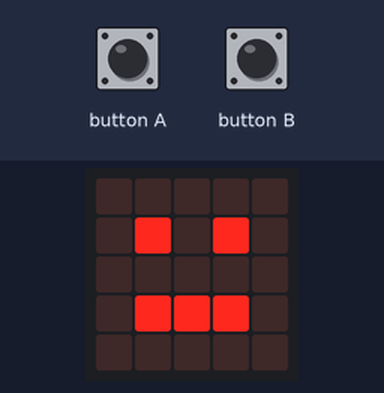
The program below on a simulated BBC micro:bit running MicroPython. Shown: the board's 5×5 LED display. The inputs (shaded band) are chosen by the test bench.

Above: at 1.2 s.
1.3 s: button A pressed for 0.15 s
At 1.37 s:
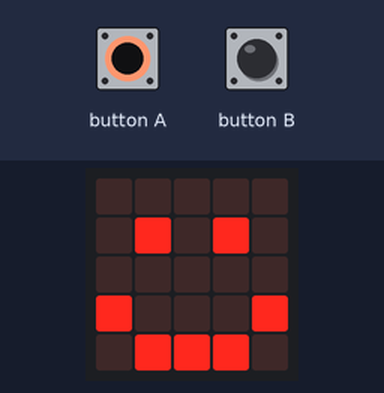
2.9 s: button B pressed for 0.15 s
At 2.97 s:
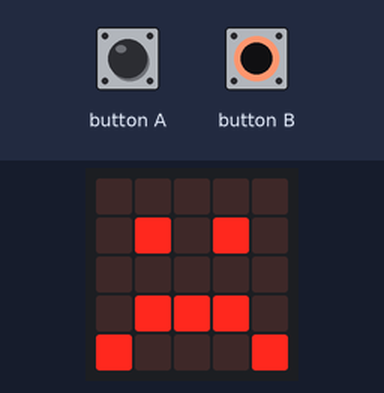
4.5 s: button B pressed for 3.2 s
9.2 s: button A pressed for 3.2 s
At 10.0 s:
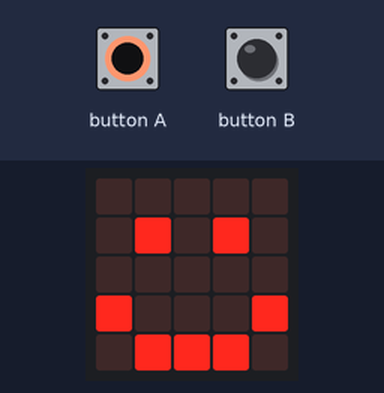
Timing chart, 0 to 12.2 s (numbered marks = the images above; inputs shaded):
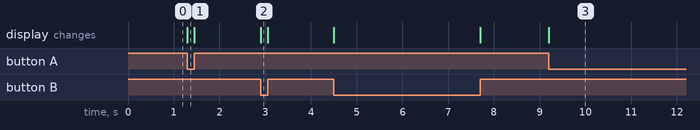

The program:

010_image_custom.py
```python
from microbit import *

# Create a new image - use 0 for pixel off and 9 for pixel on
# Don't forget the : at the end of the first 4 lines (not the last line)

face = Image(
  "00000:"
  "09090:"
  "00000:"
  "09990:"
  "00000")

while True:
  while button_a.is_pressed():
    display.show(Image.HAPPY)
  while button_b.is_pressed():
    display.show(Image.SAD)
  display.show(face)

# Extra - Create your own 5 by 5 pixel pictures
```

Measured:
- after the input at 1.3 s, the display: changes at once (image 1)
- after the input at 2.9 s, the display: changes at once (image 2)
- after the input at 9.2 s, the display: changes at once (image 3)
